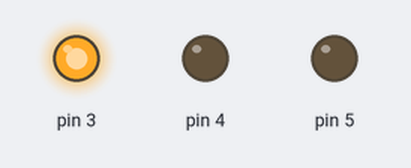
The sketch below on a simulated Arduino Uno, built with avr-gcc and run on an emulated ATmega328P. Shown: output pins drawn as LEDs (lit = HIGH).

Above: at 0.1 s.
At 23.1 s:
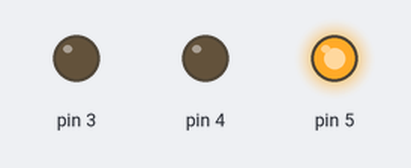
At 39.2 s:
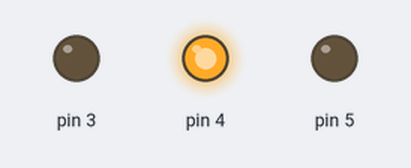
Timing chart, 0 to 40.0 s (numbered marks = the images above):
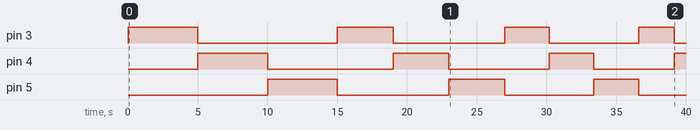

The sketch:

Q05.ino
```cpp
int red = 3;
int yellow = 4;
int green = 5;
float time0 = 5000;

void setup() {
  for(int i=3;i<6;i++){
    pinMode(i, OUTPUT);
    digitalWrite(i, LOW);
  }


}

void loop() {
  for(float j=time0;j>6;j=j*(1-0.20)){
      for(int k=3;k<6;k++){
      digitalWrite(k, HIGH);
      delay(j);
      digitalWrite(k, LOW);


    }
  }


}
```

Measured:
- by itself, pin 3: LOW → HIGH at 0.00 s, → LOW 5.0 s later, → HIGH 10.0 s later, → LOW 4.0 s later, … (8 changes in this stretch)
- by itself, pin 4: goes HIGH 5.0 s, LOW 9.0 s, HIGH 4.0 s, LOW 7.2 s, HIGH 3.2 s, LOW 5.8 s, then HIGH
- by itself, pin 5: goes HIGH 5.0 s, LOW 8.0 s, HIGH 4.0 s, LOW 6.4 s, HIGH 3.2 s, then LOW
